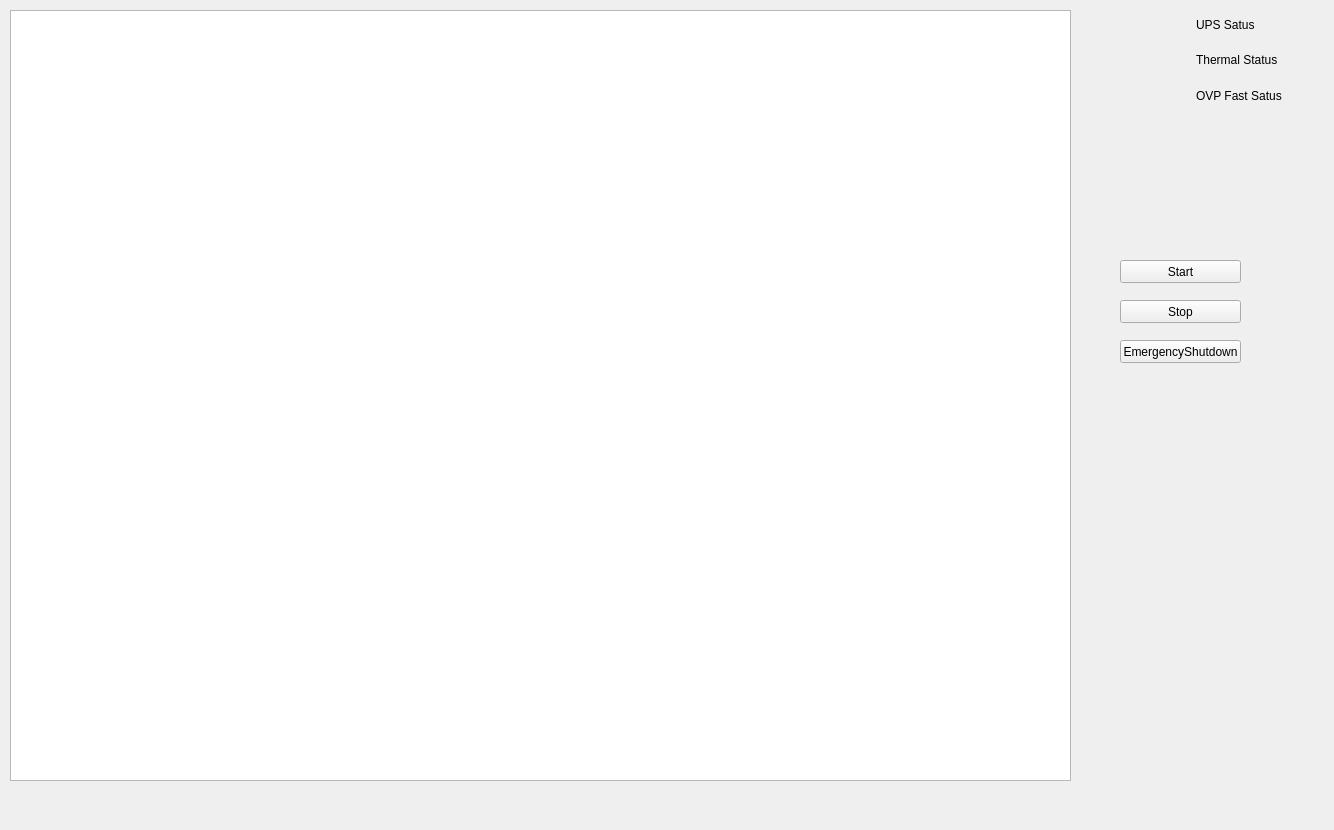
<?xml version="1.0" encoding="UTF-8"?>
<ui version="4.0">
 <class>monitoringWindow</class>
 <widget class="QWidget" name="monitoringWindow">
  <property name="geometry">
   <rect>
    <x>0</x>
    <y>0</y>
    <width>1334</width>
    <height>830</height>
   </rect>
  </property>
  <property name="windowTitle">
   <string>Form</string>
  </property>
  <widget class="QTableWidget" name="monitoringTable">
   <property name="geometry">
    <rect>
     <x>10</x>
     <y>10</y>
     <width>1061</width>
     <height>771</height>
    </rect>
   </property>
  </widget>
  <widget class="QWidget" name="layoutWidget">
   <property name="geometry">
    <rect>
     <x>1090</x>
     <y>10</y>
     <width>230</width>
     <height>102</height>
    </rect>
   </property>
   <layout class="QFormLayout" name="formLayout2">
    <property name="fieldGrowthPolicy">
     <enum>QFormLayout::AllNonFixedFieldsGrow</enum>
    </property>
    <item row="0" column="0">
     <widget class="QLabel" name="colorCode">
      <property name="minimumSize">
       <size>
        <width>100</width>
        <height>100</height>
       </size>
      </property>
      <property name="text">
       <string/>
      </property>
     </widget>
    </item>
    <item row="0" column="1">
     <layout class="QVBoxLayout" name="verticalLayout">
      <property name="spacing">
       <number>6</number>
      </property>
      <property name="leftMargin">
       <number>0</number>
      </property>
      <property name="topMargin">
       <number>0</number>
      </property>
      <property name="rightMargin">
       <number>30</number>
      </property>
      <item>
       <widget class="QLabel" name="yellowLabel">
        <property name="text">
         <string>UPS Satus</string>
        </property>
       </widget>
      </item>
      <item>
       <widget class="QLabel" name="greenLabel">
        <property name="text">
         <string>Thermal Status</string>
        </property>
       </widget>
      </item>
      <item>
       <widget class="QLabel" name="label">
        <property name="text">
         <string>OVP Fast Satus</string>
        </property>
       </widget>
      </item>
     </layout>
    </item>
   </layout>
  </widget>
  <widget class="QPushButton" name="StartPush">
   <property name="geometry">
    <rect>
     <x>1120</x>
     <y>260</y>
     <width>121</width>
     <height>23</height>
    </rect>
   </property>
   <property name="text">
    <string>Start</string>
   </property>
  </widget>
  <widget class="QPushButton" name="StopPush">
   <property name="geometry">
    <rect>
     <x>1120</x>
     <y>300</y>
     <width>121</width>
     <height>23</height>
    </rect>
   </property>
   <property name="text">
    <string>Stop</string>
   </property>
  </widget>
  <widget class="QPushButton" name="ShutdownPush">
   <property name="geometry">
    <rect>
     <x>1120</x>
     <y>340</y>
     <width>121</width>
     <height>23</height>
    </rect>
   </property>
   <property name="text">
    <string>EmergencyShutdown</string>
   </property>
  </widget>
 </widget>
 <resources/>
 <connections/>
</ui>
